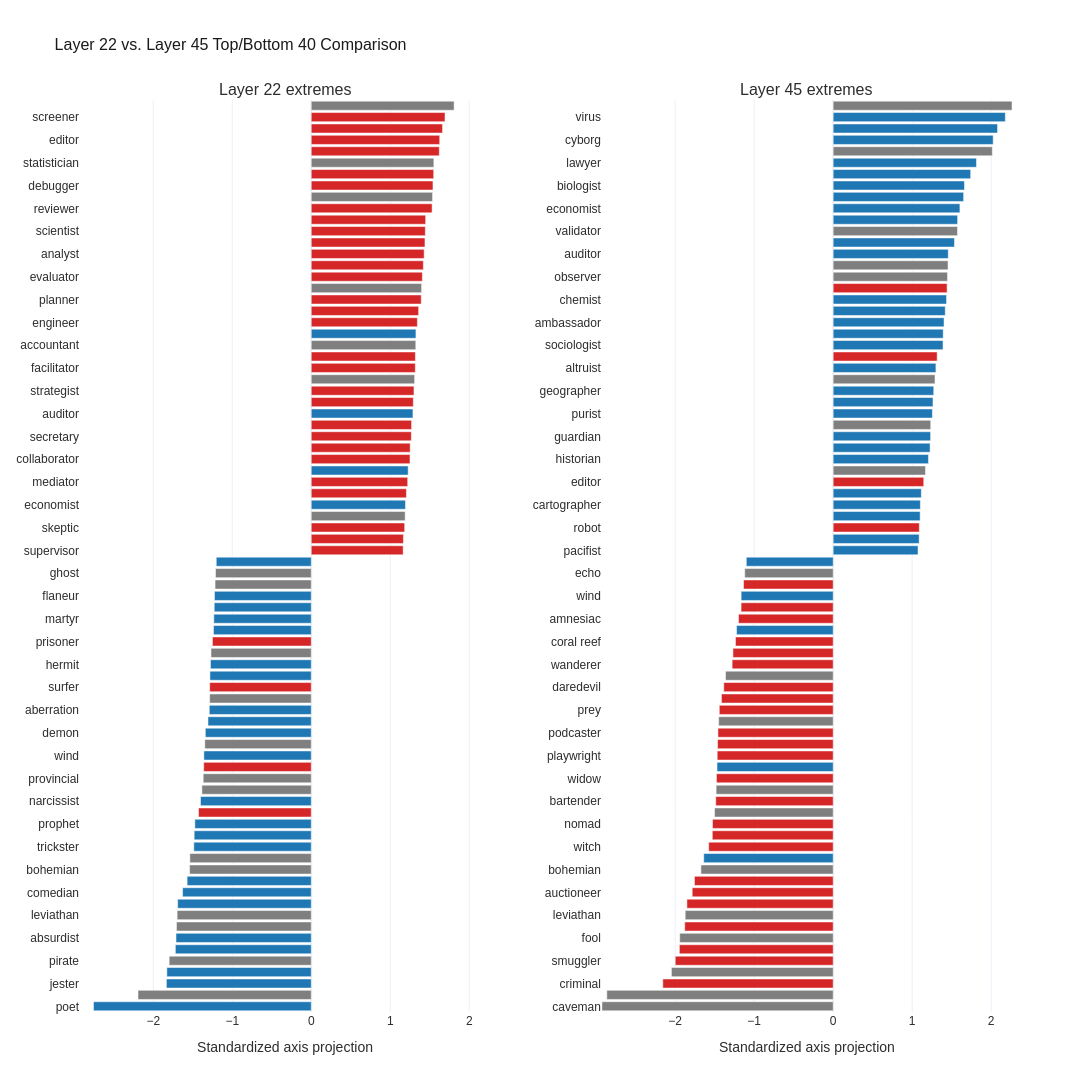

The notebook cell this image was saved under:
### Code cell
# Build an inline side-by-side comparison of layer-22 and layer-45 extremes using standardized within-layer scales
comparison_df = layer22_df[['role', 'character', f'axis_projection_layer{REFERENCE_LAYER}', 'rank']].rename(columns={
    f'axis_projection_layer{REFERENCE_LAYER}': 'proj22',
    'rank': 'rank22'
}).merge(
    layer45_df[['role', f'axis_projection_layer{PRIMARY_LAYER}', 'rank']].rename(columns={
        f'axis_projection_layer{PRIMARY_LAYER}': 'proj45',
        'rank': 'rank45'
    }),
    on='role'
)
comparison_df['rank_delta_22_minus_45'] = comparison_df['rank22'] - comparison_df['rank45']
comparison_df['movement'] = np.where(
    comparison_df['rank_delta_22_minus_45'] > 10, 'up',
    np.where(comparison_df['rank_delta_22_minus_45'] < -10, 'down', 'stable')
)
comparison_df['zproj22'] = (comparison_df['proj22'] - comparison_df['proj22'].mean()) / comparison_df['proj22'].std()
comparison_df['zproj45'] = (comparison_df['proj45'] - comparison_df['proj45'].mean()) / comparison_df['proj45'].std()

def subset_extremes(df, rank_col):
    top = df.nsmallest(40, rank_col)
    bottom = df.nlargest(40, rank_col)
    return pd.concat([top, bottom], ignore_index=True)

subset22 = subset_extremes(comparison_df, 'rank22').sort_values('rank22', ascending=False)
subset45 = subset_extremes(comparison_df, 'rank45').sort_values('rank45', ascending=False)
color_map = {'up': '#1f77b4', 'stable': '#7f7f7f', 'down': '#d62728'}
shared_range = [float(min(comparison_df['zproj22'].min(), comparison_df['zproj45'].min())), float(max(comparison_df['zproj22'].max(), comparison_df['zproj45'].max()))]

fig = make_subplots(rows=1, cols=2, subplot_titles=('Layer 22 extremes', 'Layer 45 extremes'), horizontal_spacing=0.12)
for col_idx, subset, xcol in [(1, subset22, 'zproj22'), (2, subset45, 'zproj45')]:
    fig.add_trace(
        go.Bar(
            x=subset[xcol],
            y=subset['character'],
            orientation='h',
            marker={'color': [color_map[m] for m in subset['movement']]},
            customdata=subset[['rank22', 'rank45', 'rank_delta_22_minus_45']],
            hovertemplate='Character: %{y}<br>Standardized projection: %{x:.3f}<br>Layer 22 rank: %{customdata[0]}<br>Layer 45 rank: %{customdata[1]}<br>Rank delta (22-45): %{customdata[2]}<extra></extra>',
            showlegend=False,
        ),
        row=1, col=col_idx,
    )
    fig.update_xaxes(title_text='Standardized axis projection', range=shared_range, row=1, col=col_idx)
fig.update_layout(height=2200, width=1800, title='Layer 22 vs. Layer 45 Top/Bottom 40 Comparison')
apply_plotly_style(fig)
fig.show()

### Figure 1 — Plotly figure (JSON) as saved in the notebook; plotly's stock layout.template omitted (floating-point values rounded to 4 significant figures; data arrays with more than 128 entries replaced by an {"elided": "..."} marker saying what was removed)
{"data": [{"customdata": {"elided": "80x3 int values"}, "hovertemplate": "Character: %{y}<br>Standardized projection: %{x:.3f}<br>Layer 22 rank: %{customdata[0]}<br>Layer 45 rank: %{customdata[1]}<br>Rank delta (22-45): %{customdata[2]}<extra></extra>", "marker": {"color": ["#1f77b4", "#7f7f7f", "#1f77b4", "#1f77b4", "#7f7f7f", "#1f77b4", "#1f77b4", "#7f7f7f", "#7f7f7f", "#1f77b4", "#1f77b4", "#1f77b4", "#7f7f7f", "#7f7f7f", "#1f77b4", "#1f77b4", "#1f77b4", "#d62728", "#1f77b4", "#7f7f7f", "#7f7f7f", "#d62728", "#1f77b4", "#7f7f7f", "#1f77b4", "#1f77b4", "#1f77b4", "#7f7f7f", "#d62728", "#1f77b4", "#1f77b4", "#7f7f7f", "#d62728", "#1f77b4", "#1f77b4", "#1f77b4", "#1f77b4", "#7f7f7f", "#7f7f7f", "#1f77b4", "#d62728", "#d62728", "#d62728", "#7f7f7f", "#1f77b4", "#d62728", "#d62728", "#1f77b4", "#d62728", "#d62728", "#d62728", "#d62728", "#1f77b4", "#d62728", "#d62728", "#7f7f7f", "#d62728", "#d62728", "#7f7f7f", "#1f77b4", "#d62728", "#d62728", "#d62728", "#7f7f7f", "#d62728", "#d62728", "#d62728", "#d62728", "#d62728", "#d62728", "#d62728", "#7f7f7f", "#d62728", "#d62728", "#7f7f7f", "#d62728", "#d62728", "#d62728", "#d62728", "#7f7f7f"]}, "orientation": "h", "showlegend": false, "type": "bar", "x": [-2.757, -2.193, -1.834, -1.828, -1.799, -1.72, -1.712, -1.706, -1.698, -1.691, -1.629, -1.571, -1.54, -1.537, -1.487, -1.482, -1.474, -1.427, -1.402, -1.384, -1.368, -1.361, -1.36, -1.347, -1.341, -1.307, -1.291, -1.286, -1.286, -1.283, -1.276, -1.269, -1.251, -1.237, -1.233, -1.228, -1.225, -1.218, -1.212, -1.203, 1.163, 1.167, 1.183, 1.189, 1.193, 1.204, 1.221, 1.227, 1.25, 1.252, 1.267, 1.27, 1.287, 1.292, 1.3, 1.309, 1.317, 1.318, 1.323, 1.325, 1.343, 1.359, 1.392, 1.397, 1.406, 1.419, 1.429, 1.439, 1.444, 1.448, 1.53, 1.536, 1.541, 1.55, 1.552, 1.621, 1.626, 1.662, 1.693, 1.808], "xaxis": "x", "y": ["poet", "fool", "jester", "zealot", "pirate", "hoarder", "absurdist", "caveman", "leviathan", "toddler", "comedian", "luddite", "bohemian", "bard", "trickster", "eldritch", "prophet", "criminal", "narcissist", "tree", "provincial", "genie", "wind", "whale", "demon", "narrator", "aberration", "wraith", "surfer", "exile", "hermit", "echo", "prisoner", "dreamer", "martyr", "cynic", "flaneur", "gossip", "ghost", "romantic", "supervisor", "summarizer", "skeptic", "forecaster", "economist", "coordinator", "mediator", "linguist", "collaborator", "marketer", "secretary", "organizer", "auditor", "consultant", "strategist", "observer", "facilitator", "nutritionist", "accountant", "lawyer", "engineer", "robot", "planner", "scheduler", "evaluator", "researcher", "analyst", "interviewer", "scientist", "translator", "reviewer", "validator", "debugger", "moderator", "statistician", "examiner", "editor", "grader", "screener", "proofreader"], "yaxis": "y"}, {"customdata": {"elided": "80x3 int values"}, "hovertemplate": "Character: %{y}<br>Standardized projection: %{x:.3f}<br>Layer 22 rank: %{customdata[0]}<br>Layer 45 rank: %{customdata[1]}<br>Rank delta (22-45): %{customdata[2]}<extra></extra>", "marker": {"color": ["#7f7f7f", "#7f7f7f", "#d62728", "#7f7f7f", "#d62728", "#d62728", "#7f7f7f", "#d62728", "#7f7f7f", "#d62728", "#d62728", "#d62728", "#7f7f7f", "#1f77b4", "#d62728", "#d62728", "#d62728", "#7f7f7f", "#d62728", "#7f7f7f", "#d62728", "#1f77b4", "#d62728", "#d62728", "#d62728", "#7f7f7f", "#d62728", "#d62728", "#d62728", "#7f7f7f", "#d62728", "#d62728", "#d62728", "#1f77b4", "#d62728", "#d62728", "#1f77b4", "#d62728", "#7f7f7f", "#1f77b4", "#1f77b4", "#1f77b4", "#d62728", "#1f77b4", "#1f77b4", "#1f77b4", "#d62728", "#7f7f7f", "#1f77b4", "#1f77b4", "#1f77b4", "#7f7f7f", "#1f77b4", "#1f77b4", "#1f77b4", "#7f7f7f", "#1f77b4", "#d62728", "#1f77b4", "#1f77b4", "#1f77b4", "#1f77b4", "#1f77b4", "#d62728", "#7f7f7f", "#7f7f7f", "#1f77b4", "#1f77b4", "#7f7f7f", "#1f77b4", "#1f77b4", "#1f77b4", "#1f77b4", "#1f77b4", "#1f77b4", "#7f7f7f", "#1f77b4", "#1f77b4", "#1f77b4", "#7f7f7f"]}, "orientation": "h", "showlegend": false, "type": "bar", "x": [-2.927, -2.866, -2.157, -2.048, -1.999, -1.947, -1.943, -1.879, -1.873, -1.852, -1.785, -1.756, -1.674, -1.639, -1.576, -1.53, -1.528, -1.502, -1.487, -1.482, -1.478, -1.47, -1.468, -1.463, -1.459, -1.45, -1.442, -1.414, -1.385, -1.363, -1.279, -1.269, -1.237, -1.223, -1.198, -1.166, -1.165, -1.135, -1.12, -1.1, 1.074, 1.088, 1.09, 1.101, 1.104, 1.116, 1.146, 1.168, 1.206, 1.227, 1.233, 1.235, 1.256, 1.263, 1.273, 1.289, 1.3, 1.316, 1.39, 1.393, 1.403, 1.419, 1.435, 1.442, 1.447, 1.454, 1.457, 1.535, 1.574, 1.575, 1.604, 1.651, 1.662, 1.74, 1.814, 2.015, 2.025, 2.081, 2.179, 2.264], "xaxis": "x2", "y": ["caveman", "pirate", "criminal", "bard", "smuggler", "genie", "fool", "surfer", "leviathan", "prisoner", "auctioneer", "rogue", "bohemian", "jester", "witch", "blogger", "nomad", "wraith", "bartender", "provincial", "widow", "toddler", "playwright", "survivor", "podcaster", "tree", "prey", "shaman", "daredevil", "whale", "wanderer", "pilgrim", "coral reef", "trickster", "amnesiac", "grandparent", "wind", "elder", "echo", "poet", "pacifist", "prodigy", "robot", "conservator", "cartographer", "technologist", "editor", "programmer", "historian", "doctor", "guardian", "forecaster", "purist", "perfectionist", "geographer", "scheduler", "altruist", "scientist", "sociologist", "simulacrum", "ambassador", "scholar", "chemist", "screener", "observer", "accountant", "auditor", "linguist", "validator", "physicist", "economist", "archivist", "biologist", "judge", "lawyer", "statistician", "cyborg", "mathematician", "virus", "proofreader"], "yaxis": "y2"}], "layout": {"annotations": [{"font": {"size": 16}, "showarrow": false, "text": "Layer 22 extremes", "x": 0.22, "xanchor": "center", "xref": "paper", "y": 1.0, "yanchor": "bottom", "yref": "paper"}, {"font": {"size": 16}, "showarrow": false, "text": "Layer 45 extremes", "x": 0.78, "xanchor": "center", "xref": "paper", "y": 1.0, "yanchor": "bottom", "yref": "paper"}], "font": {"color": "#2d2d2d", "family": "Arial"}, "height": 2200, "paper_bgcolor": "white", "plot_bgcolor": "white", "title": {"font": {"color": "#1a1a1a", "size": 16}, "text": "Layer 22 vs. Layer 45 Top/Bottom 40 Comparison"}, "width": 1800, "xaxis": {"anchor": "y", "domain": [0.0, 0.44], "range": [-2.927, 2.264], "title": {"text": "Standardized axis projection"}}, "xaxis2": {"anchor": "y2", "domain": [0.56, 1.0], "range": [-2.927, 2.264], "title": {"text": "Standardized axis projection"}}, "yaxis": {"anchor": "x", "domain": [0.0, 1.0]}, "yaxis2": {"anchor": "x2", "domain": [0.0, 1.0]}}}
